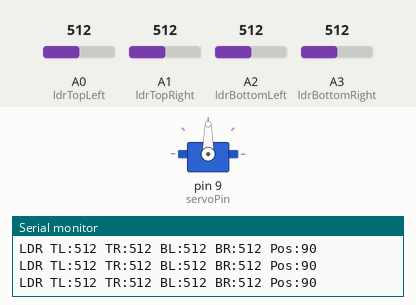
A sketch run on a simulated Arduino Uno, built with avr-gcc and run on an emulated ATmega328P. Shown: servo, the last lines printed to the serial monitor. Inputs (shaded band) come from the test bench; at power-on: A0 (ldrTopLeft) = 512, A1 (ldrTopRight) = 512, A2 (ldrBottomLeft) = 512, A3 (ldrBottomRight) = 512.

Above: at 1.2 s.
1.3 s: A0 (ldrTopLeft) set to 598
2.8 s: A0 (ldrTopLeft) set to 622
At 4.17 s:
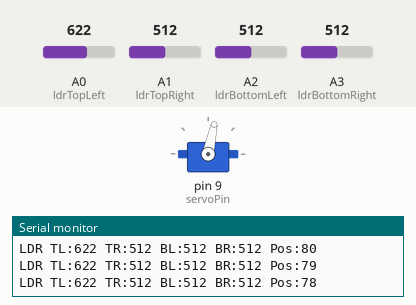
5.8 s: A0 (ldrTopLeft) set to 306
8.8 s: A0 (ldrTopLeft) set to 395
11.8 s: A0 (ldrTopLeft) set to 428
At 12.3 s:
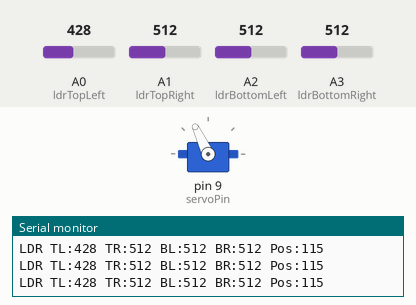
13.3 s: A1 (ldrTopRight) set to 547
At 14.66 s:
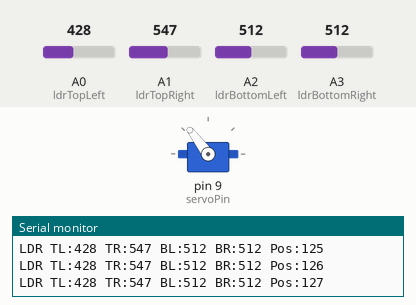
At 16.18 s:
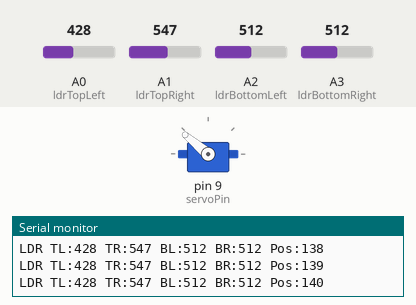
Timing chart, 0 to 20.0 s (numbered marks = the images above; inputs shaded):
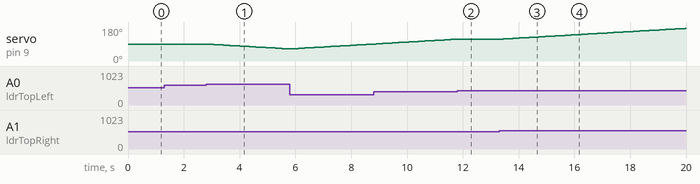

Measured:
- the behaviour switches between 613 and 614 on A0 (ldrTopLeft) (found by bisection; images 0 and 1)
- the behaviour switches between 529 and 530 on A1 (ldrTopRight) (found by bisection; images 2 and 3)
- after the input at 2.8 s, servo on pin 9 (servoPin): moves from 90° to 64° over 2.9 s, starting at once
- after the input at 11.8 s, servo on pin 9 (servoPin): stays 115° (without the input it goes to 116° after 0.01 s)
- after the input at 13.3 s, servo on pin 9 (servoPin): moves from 115° to 173° over 6.6 s, starting at once

The sketch:

code.ino
```cpp
#include <Servo.h>

// LDR pins
const int ldrTopLeft = A0;
const int ldrTopRight = A1;
const int ldrBottomLeft = A2;
const int ldrBottomRight = A3;

// Servo pin
const int servoPin = 9;
Servo trackerServo;

int pos = 90; // initial servo position

void setup() {
  Serial.begin(9600);
  trackerServo.attach(servoPin);
  trackerServo.write(pos);
}

void loop() {
  // Read light levels
  int tl = analogRead(ldrTopLeft);
  int tr = analogRead(ldrTopRight);
  int bl = analogRead(ldrBottomLeft);
  int br = analogRead(ldrBottomRight);

  // Average top and bottom
  int top = (tl + tr) / 2;
  int bottom = (bl + br) / 2;

  // Average left and right
  int left = (tl + bl) / 2;
  int right = (tr + br) / 2;

  int verticalDiff = top - bottom;
  int horizontalDiff = left - right;

  // Tune this threshold for stability
  int threshold = 50;

  // Adjust servo based on horizontal light difference
  if (abs(horizontalDiff) > threshold) {
    if (horizontalDiff > 0) {
      pos -= 1;  // Move left
    } else {
      pos += 1;  // Move right
    }

    pos = constrain(pos, 0, 180);
    trackerServo.write(pos);
    delay(15); // Small delay for smooth motion
  }

  Serial.print("LDR TL:");
  Serial.print(tl);
  Serial.print(" TR:");
  Serial.print(tr);
  Serial.print(" BL:");
  Serial.print(bl);
  Serial.print(" BR:");
  Serial.print(br);
  Serial.print(" Pos:");
  Serial.println(pos);

  delay(100);
}
```
